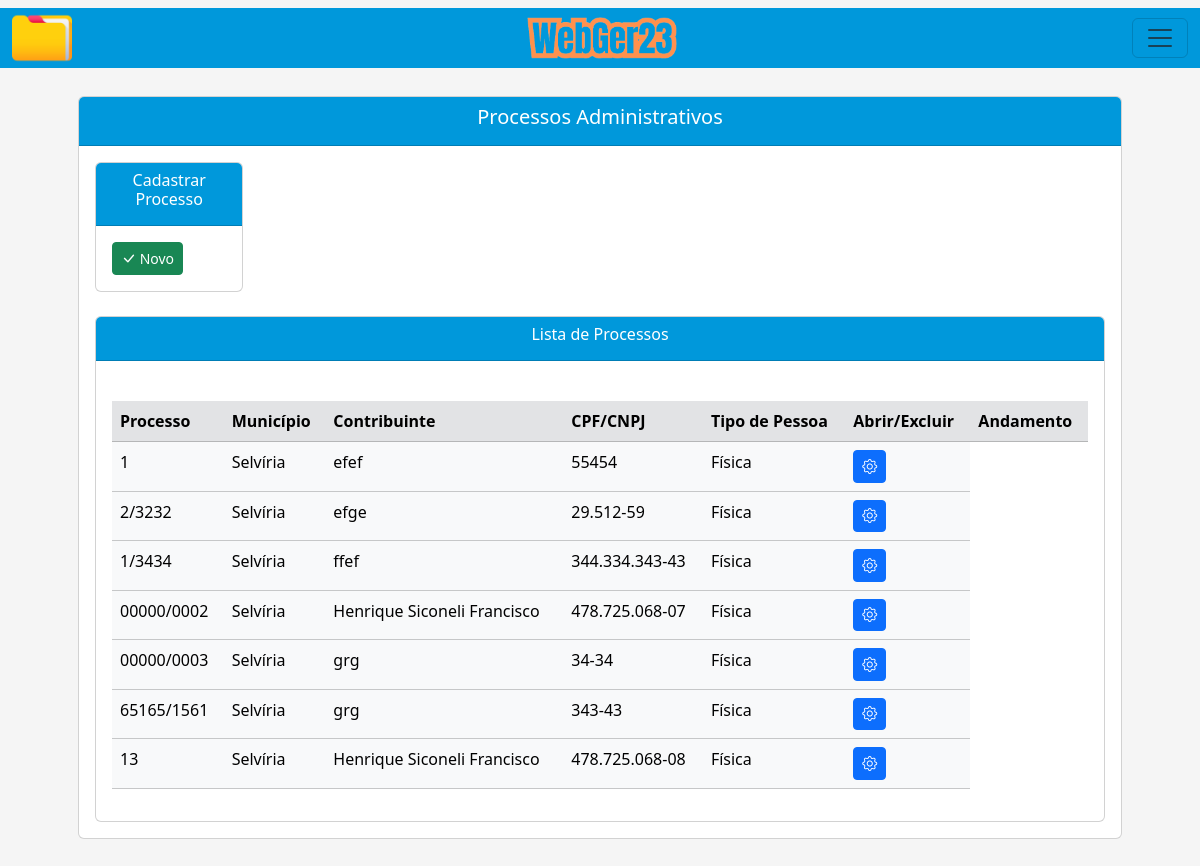
The page /listar/processo-adm/ on the database as committed earlier.
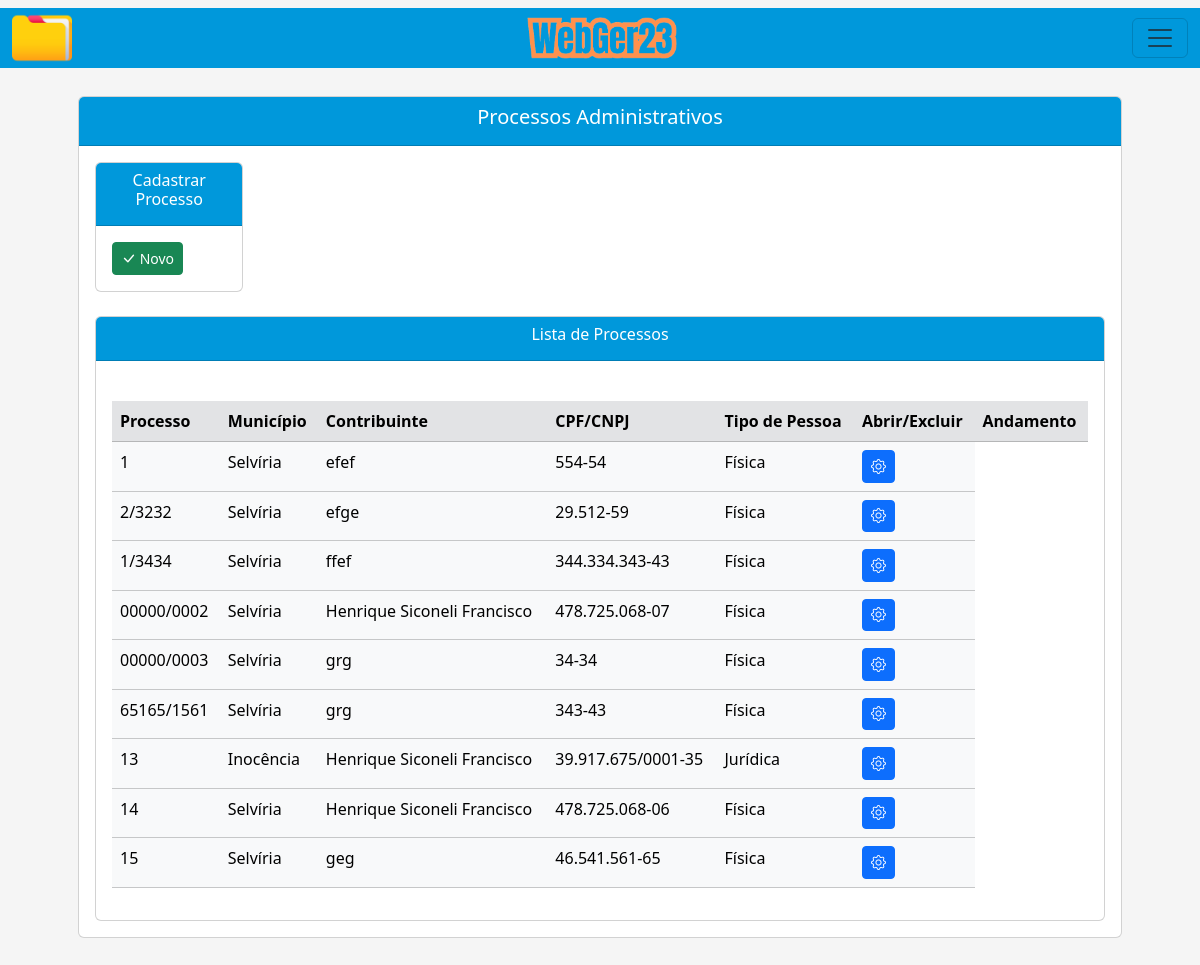
The same page on the database as committed later.
### processo/models.py (models this page shows, shortened)
class Base(models.Model): # Classe base, será herdada pelas outras classes
    data_criacao = models.DateField('data_criação', auto_now_add=True)
    data_alteracao = models.DateField('Alterado', auto_now=True)
    ativo = models.BooleanField('Ativo?', default=True)
    class Meta:
        abstract = True

class ProcessoAdm(Base):
    ufs = (
        ('MS', 'MS'), ('MT', 'MT'), ('SP', 'SP'), ('RJ', 'RJ'),
    )
    municipios = (
        ('Selvíria', 'Selvíria'), ('Inocência', 'Inocência'),
    )
    tipo_pessoas = (
        ('Física', 'Física'), ('Jurídica', 'Jurídica'),
    )
    criador_processo_adm = models.ForeignKey(get_user_model(), verbose_name='Usuário Criador', on_delete=models.CASCADE) # Usuário que criou o processo, utilizando chave primária com o get_user_model do django, para utilizar o usuário logado automaticamente
    numero = models.CharField(unique=True, verbose_name='N°', max_length=10) # Número do processo
    municipio = models.CharField(max_length=50, choices=municipios, verbose_name='Município') # Município
    uf = models.CharField(max_length=2, choices=ufs) # UF
    data_inicial = models.DateField(blank=True, null=True) # Data Inicial do Período do processo
    data_final = models.DateField(blank=True, null=True) # Data final do Período do processo
    data_div_ativa = models.DateField(blank=True, null=True) # Data dívida ativa
    valor_atributo = models.CharField(max_length=14, blank=True, null=True)  # Valor do atributo
    valor_multa = models.CharField(max_length=14, blank=True, null=True) # Valor da multa
    valor_credito = models.CharField(max_length=14, blank=True, null=True) # Valor do crédito
    valor_atualizado = models.CharField(max_length=14, blank=True, null=True) # Valor do atualizado
    data_valor_atualizado = models.DateField(blank=True, null=True) # Data valor atualizado
    nome_contribuinte = models.CharField(max_length=50)  # Nome / Razão Social
    tipo_pessoa = models.CharField(max_length=50, choices=tipo_pessoas) # Física / Jurídica
    documento = models.CharField(max_length=20, verbose_name='CPF/CNPJ', unique=True) # CPF / CNPJ
    nome_fantasia = models.CharField(max_length=50, blank=True, null=True) # Nome Fantasia
    email = models.EmailField(max_length=50, blank=True, null=True) # E-mail
    endereco = models.CharField(max_length=150) # Rua
    complemento = models.CharField(max_length=50, blank=True, null=True) # Complemento
    municipio_contribuinte = models.CharField(max_length=50, blank=True, null=True) # Município Contribuinte
    uf_contribuinte = models.CharField(max_length=2, choices=ufs, verbose_name='UF', blank=True, null=True) # UF Contribuinte
    cep = models.CharField(max_length=10, blank=True, null=True) # CEP
    telefone = models.CharField(max_length=20, blank=True, null=True) # Telefone
    celular = models.CharField(max_length=20, blank=True, null=True) # Celular

### processo/views.py (the view)
# urls.py: path('listar/processo-adm/', ProcessoAdmList.as_view(), name='proc-adm-list'),
class ProcessoAdmList(ListView):
    model = ProcessoAdm
    template_name = 'processo/listas/processo_adm_list.html'

### processo/templates/processo/listas/processo_adm_list.html (shortened to what this page needs)
{% extends 'index.html' %}
{% load static %}
{% block conteudo %}
    <div class="container p-5">
        <br><br>
        <div class="card">
            <div class="card-header text-white" style="background-color: #0098DB;">
                <h5 style="text-align: center;">Processos Administrativos</h5>
            </div>
            <div class="card-body">
                <div class="row">
                    <div class="col">
                        <div class="card">
                            <div class="card-header text-white" style="background-color: #0098DB; text-align: center;" >
                            <h6>Cadastrar Processo</h6>
                            </div>
                            <div class="card-body">
                                <a href="{% url 'proc-adm-create' %}" class="btn btn-success btn-sm"><i class="bi bi-check-lg" style="font-size: 15px;"></i> Novo</a>
                            </div>
                        </div>
                    </div>
                    <div class="col">
                    </div>
                    <div class="col">
                    </div>
                    <div class="col">
                    </div>
                    <div class="col">
                    </div>
                    <div class="col">
                    </div>
                </div>
                <br>
                <div class="card">
                    <div class="card-header text-white" style="background-color: #0098DB; text-align: center;">
                    <h6>Lista de Processos</h6>
                    </div>
                    <div class="card-body">
                        <div class="table-responsive">
                            <br>
                            <table class="table table-hover table-light" id="tabela-listar">
                                <thead>
                                    <tr class="table-secondary">
                                        <th>Processo</th>
                                        <th>Município</th>
                                        <th>Contribuinte</th>
                                        <th>CPF/CNPJ</th>
                                        <th>Tipo de Pessoa</th>
                                        <th>Abrir/Excluir</th>
                                        <th>Andamento</th>
                                    </tr>
                                </thead>
                                <tbody>
                                    {% for processo in object_list %}
                                    <tr>
                                        <td>{{ processo.numero }}</td>
                                        <td>{{ processo.municipio }}</td>
                                        <td>{{ processo.nome_contribuinte }}</td>
                                        <td>{{ processo.documento }}</td>
                                        <td>{{ processo.tipo_pessoa }}</td>
                                        <td>
                                            <a href="{% url 'proc-adm-update' processo.pk %}" class="btn btn-primary btn-sm"><i class="bi bi-gear" style="font-size: 15px;"></i></a>
                                        </td>
                                    </tr>
                                    {% endfor %}
                                </tbody>
                            </table>
                        </div>
                    </div>
                </div>
            </div>
        </div>
    </div>
{% endblock %}

### core/templates/index.html (shortened to what this page needs)
{% load static %}
<!DOCTYPE html>
<html lang="pt-br">
<head>
    <link href="https://cdn.jsdelivr.net/npm/bootstrap@5.3.1/dist/css/bootstrap.min.css" rel="stylesheet">
    <link rel="stylesheet" href="https://cdn.jsdelivr.net/npm/bootstrap-icons@1.10.5/font/bootstrap-icons.css">
    <link rel="stylesheet" href="{% static 'css/estilos.css' %}">
    <link href="https://cdn.datatables.net/v/bs5/dt-1.13.6/datatables.min.css" rel="stylesheet">
</head>
<body>
    {% block menu %}
      <nav class="navbar fixed-top">
        <div class="container-fluid">
              <img src="{% static 'img/pasta.png' %}" alt="" width="60"> <img src="{% static 'img/webger23.png' %}" alt="" width="150">
          <button class="navbar-toggler" type="button" data-bs-toggle="offcanvas" data-bs-target="#offcanvasNavbar" aria-controls="offcanvasNavbar" aria-label="Toggle navigation">
            <span class="navbar-toggler-icon"></span>
          </button>
        </div>
      </nav>
    {% endblock %}
    {% block conteudo %}{% endblock %}
</body>
</html>

### core/static/css/estilos.css (style rules this page uses)
body { background-color: whitesmoke; margin: 0; }
.container-fluid { background-color: #0098DB; }

Rows that differ between the two databases and show on the page:
changed ProcessoAdm "efef": documento "55454" → "554-54"
changed ProcessoAdm: municipio "Selvíria" → "Inocência"; documento "478.725.068-08" → "39.917.675/0001-35"; tipo_pessoa "Física" → "Jurídica"
added ProcessoAdm: numero "14", municipio "Selvíria", nome_contribuinte "Henrique Siconeli Francisco", documento "478.725.068-06", tipo_pessoa "Física"
added ProcessoAdm: numero "15", municipio "Selvíria", nome_contribuinte "geg", documento "46.541.561-65", tipo_pessoa "Física"
